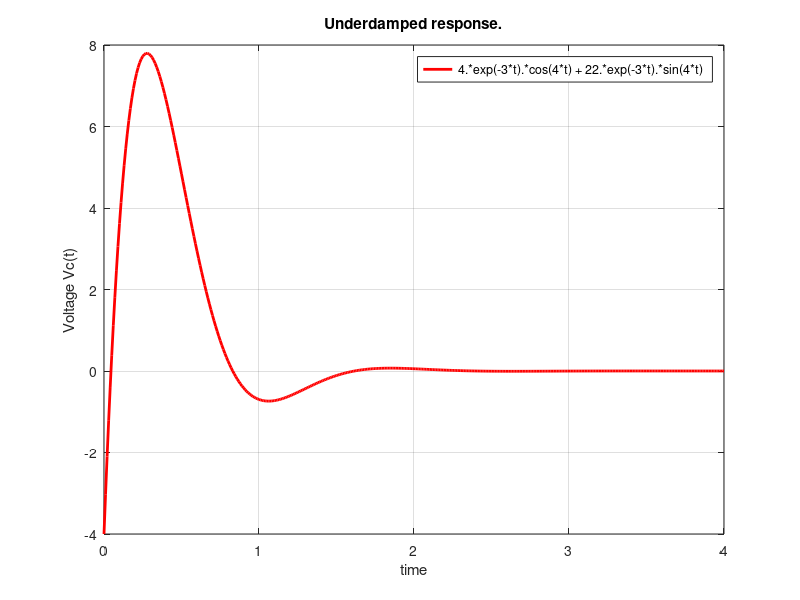

The MATLAB script that drew this image:
t=0:0.01:4;
v=-4.*exp(-3*t).*cos(4*t) + 22.*exp(-3*t).*sin(4*t);
plot(t,v,'r','linewidth',2)
xlabel('time');
ylabel('Voltage Vc(t)');
title('Underdamped response.');
legend('4.*exp(-3*t).*cos(4*t) + 22.*exp(-3*t).*sin(4*t)')
grid on